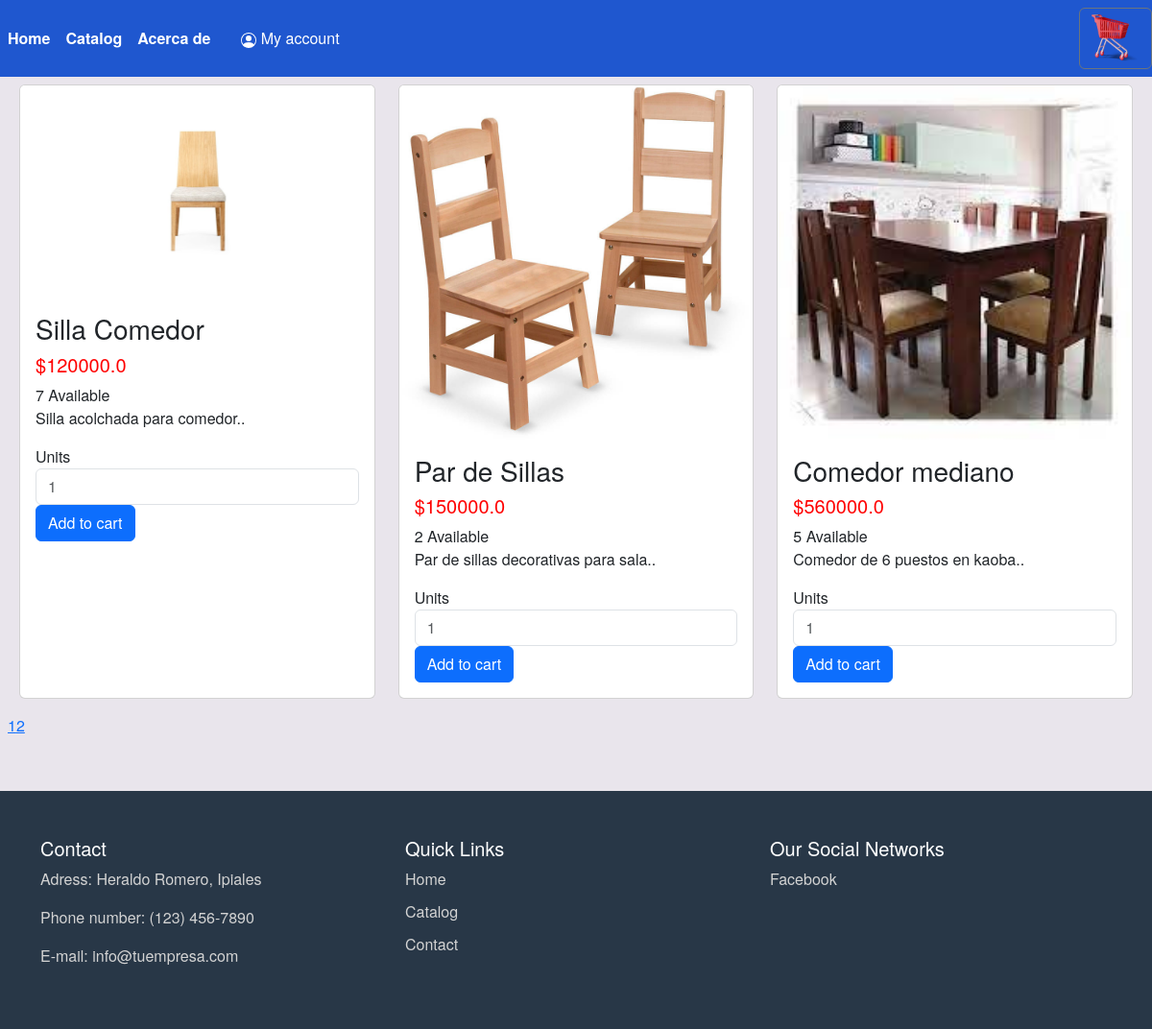
/catalogo, run on the app's committed database.
### tables this page shows
CREATE TABLE Productos (
            id INTEGER PRIMARY KEY,
            nombre TEXT NOT NULL,
            unidades INTEGER NOT NULL DEFAULT 1,
            tipo INTEGER NOT NULL,
            costo REAL NOT NULL,
            descripcion TEXT NOT NULL,
            imagen TEXT NOT NULL,
            FOREIGN KEY (tipo) REFERENCES Tipos(id)
        );

### aplicacion/catalogo/routes.py (the view, shortened to what this page needs)
@catalogo.route('/catalogo', methods=['GET', 'POST'])
def pagina_catalogo():
  page = request.args.get('page', 1, type=int)
  per_page = 3  # Adjust as needed
  productos, total_productos = obtenerproductos(page, per_page)
  form = FormularioComprarProducto(request.form)
  return render_template('catalogo.html', productos=productos, total_productos = total_productos, per_page=per_page, form=form)

### aplicacion/catalogo/forms.py
class FormularioComprarProducto(FlaskForm):
    cantidad = IntegerField(_('Units'), validators=[DataRequired(_('How many do you want?')), NumberRange(min=1, message=_('Not valid quantity'))])
    submit = SubmitField(_('Add to cart'))

### aplicacion/__init__.py (called while the page is built)
def get_locale():
    print(request.accept_languages)
    return request.accept_languages.best_match(app.config['LANGUAGES'])

### aplicacion/database/crud_productos.py (called while the page is built)
def obtenerproductos(page=1, per_page=10):
    ruta=current_app.config['DATABASE_URI'].replace('sqlite:///','')
    print(ruta)
    conexion=sqlite3.connect(ruta)
    cursor=conexion.cursor()#para relizar consultas mediante un cursor
    cursor.execute("""SELECT Productos.id, Productos.nombre, Productos.unidades, Tipos.tipo, Productos.costo, Productos.descripcion, Productos.imagen
        FROM Productos
        INNER JOIN Tipos ON Productos.tipo = Tipos.id;
        """)
    productos=cursor.fetchall()
    conexion.close()
    start_idx = (page - 1) * per_page
    end_idx = start_idx + per_page
    paginated_products = productos[start_idx:end_idx]
    return paginated_products, len(productos)

### aplicacion/catalogo/templates/catalogo.html (shortened to what this page needs)
{% extends "base.html" %}
{% block content %}
<div class="row justify-content-center, mx-auto p-2" style="width: 1200px;">
    {% for producto in productos %}
    <div class="col-sm-4 mb-3 mb-sm-3">
        <div class="card d-flex flex-column h-100">
            <img src="{{ url_for('static', filename='files/' + producto[6]) }}" class="card-img-top" alt="...">
            <div class="card-body">
                <h3 class="card-title">{{producto[1]}}</h3>
                <h5 style="color: red;">${{producto[4]}}</h5>
                <label>{{ _("%s Available" % producto[2]) }}</label>
                <p class="card-text">{{producto[5]}}.</p>
                <form method="POST" action="{{ url_for('catalogo.pagina_catalogo') }}">
                    <div class="form-group">
                        {{ form.cantidad.label }} {{ form.cantidad(class="form-control", placeholder='1') }}
                    </div>
                    {{ form.submit(class="btn btn-primary add-to-cart") }}
                </form>
            </div>
        </div>
    </div>
    {% endfor %}
    <div class="pagination">
        {% for page_num in range(1, (total_productos // per_page) + 2) %}
        {% if page_num == page %}
        <span class="current">{{ page_num }}</span>
        {% else %}
        <a href="{{ url_for('catalogo.pagina_catalogo', page=page_num) }}">{{ page_num }}</a>
        {% endif %}
        {% endfor %}
    </div>
</div>
{% endblock %}

### aplicacion/static/css/styles.css (style rules this page uses)
body { background-color: #e9e5ec; color: #343a40; font-family: 'Helvetica Neue', Arial, sans-serif; }

### data on the page
Productos: imagen (picture), nombre "Silla Comedor", costo "120000.0", descripcion "Silla acolchada para comedor.", cantidad.label "Units"
Productos: imagen (picture), nombre "Par de Sillas", costo "150000.0", descripcion "Par de sillas decorativas para sala.", cantidad.label "Units"
Productos: imagen (picture), nombre "Comedor mediano", costo "560000.0", descripcion "Comedor de 6 puestos en kaoba.", cantidad.label "Units"

### other printed values
{{ page_num }} "1" "2"
